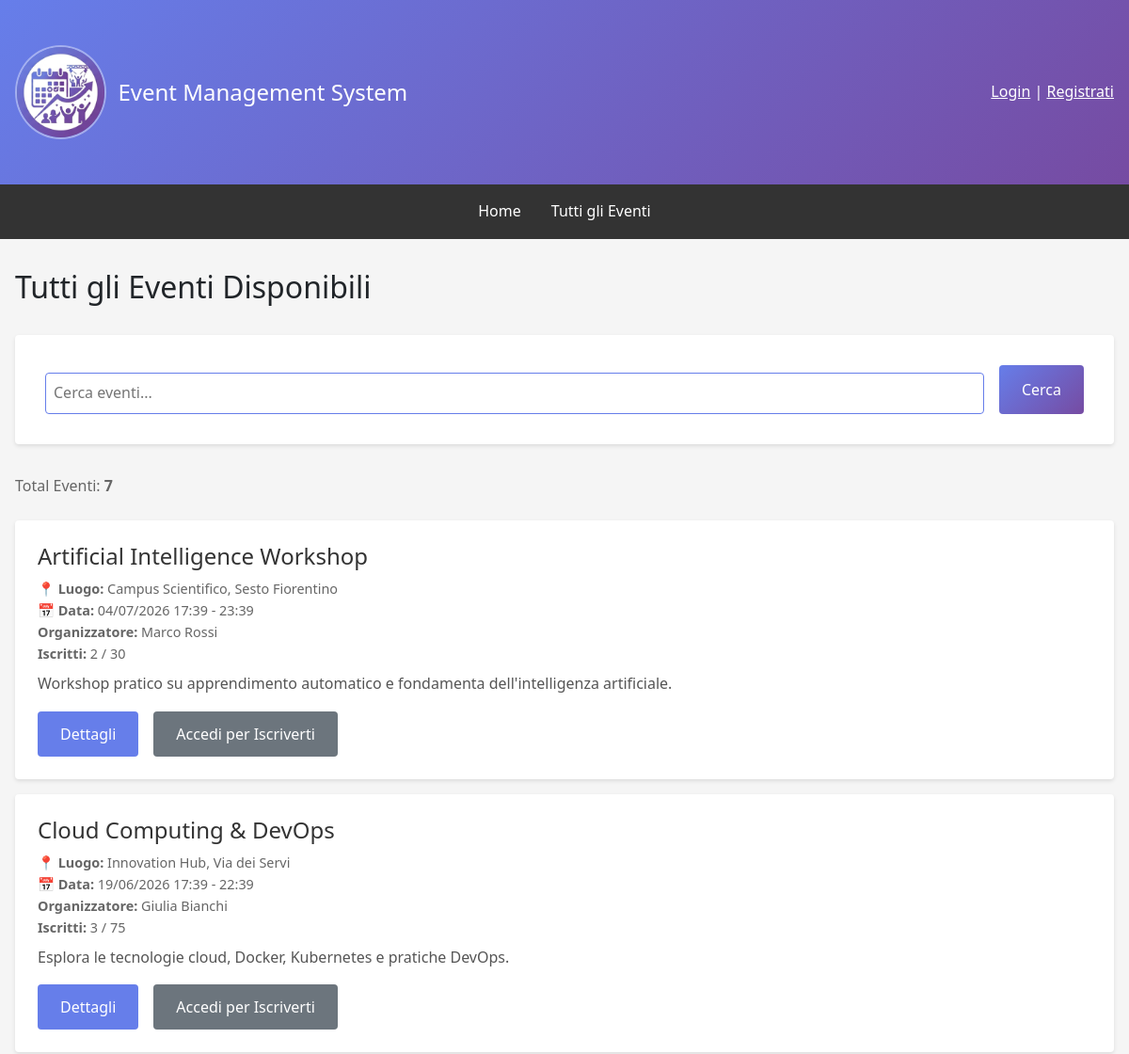
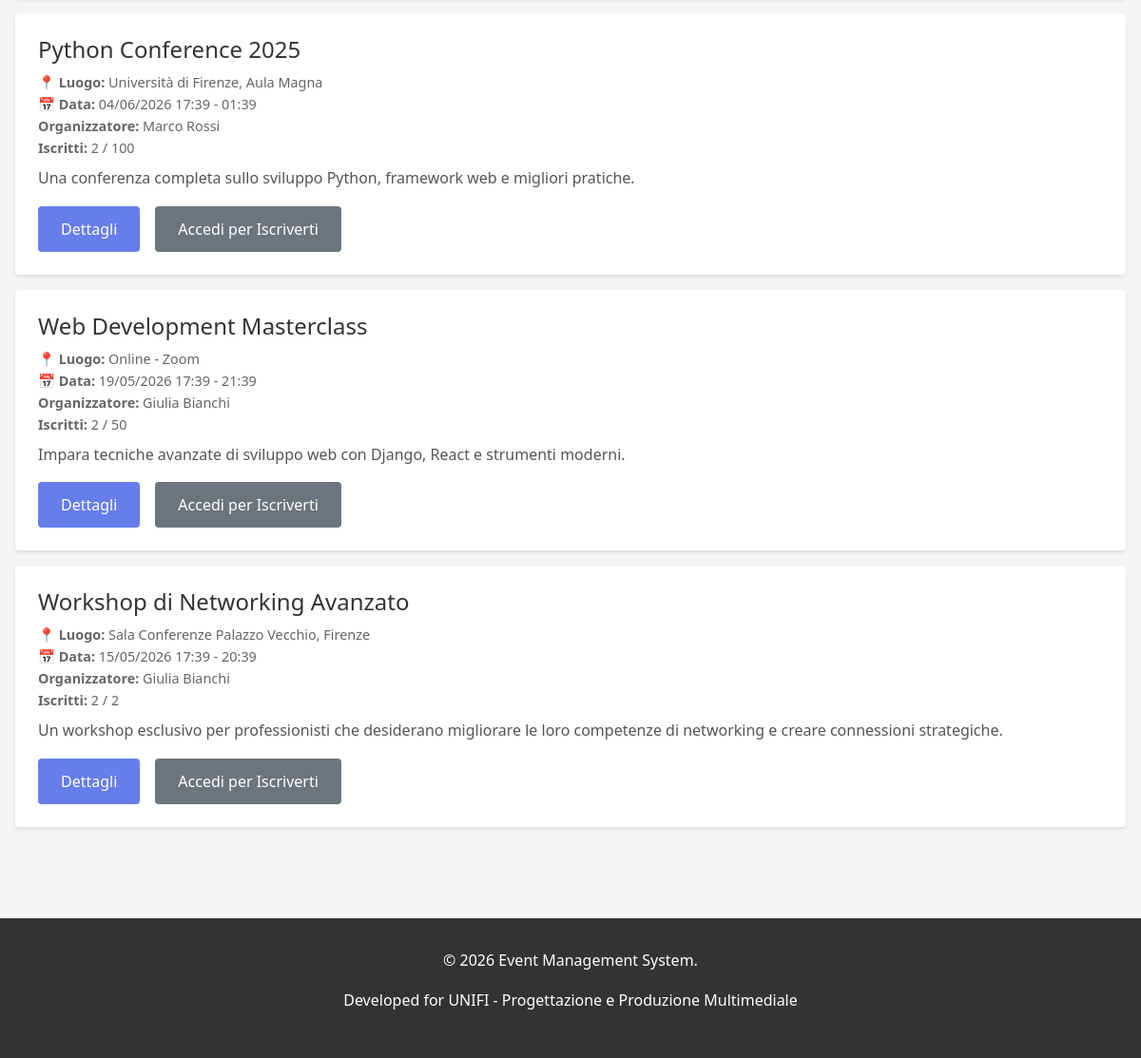
Screenshot of /events/ with the database file from the repository (2 pictures, top to bottom).
### events/models.py (models this page shows, shortened)
class Event(models.Model):
    STATUS_CHOICES = [('draft', 'Bozza'), ('published', 'Pubblicato'), ('ongoing', 'In Corso'), ('completed', 'Completato'), ('cancelled', 'Annullato')]
    title = models.CharField(max_length=200, verbose_name='Titolo')
    description = models.TextField(verbose_name='Descrizione')
    organizer = models.ForeignKey(User, on_delete=models.CASCADE, related_name='organized_events', verbose_name='Organizzatore')
    location = models.CharField(max_length=255, verbose_name='Luogo')
    start_date = models.DateTimeField(verbose_name='Data e Ora Inizio')
    end_date = models.DateTimeField(verbose_name='Data e Ora Fine')
    max_attendees = models.IntegerField(null=True, blank=True, verbose_name='Numero Massimo Partecipanti')
    image = models.ImageField(upload_to='event_images/', blank=True, null=True, verbose_name='Immagine')
    status = models.CharField(max_length=15, choices=STATUS_CHOICES, default='draft', verbose_name='Stato')
    created_at = models.DateTimeField(auto_now_add=True)
    updated_at = models.DateTimeField(auto_now=True)
    deleted_at = models.DateTimeField(null=True, blank=True, verbose_name='Eliminato il')
    class Meta:
        ordering = ['-start_date']
        permissions = [('can_create_event', 'Può creare eventi'), ('can_edit_own_events', 'Può modificare i propri eventi'), ('can_delete_own_events', 'Può eliminare i propri eventi'), ('can_view_attendees', 'Può visualizzare la lista dei partecipanti')]
    @property
    def get_confirmed_attendees_count(self):
        return self.eventregistration_set.filter(status='confirmed').count()

### events/views.py (the view)
# urls.py: path('', views.EventListView.as_view(), name='event_list'),
class EventListView(ListView):
    model = Event
    template_name = 'events/event_list.html'
    context_object_name = 'events'
    paginate_by = 10
    def get_queryset(self):
        queryset = Event.objects.filter(status='published', deleted_at__isnull=True).order_by('-start_date')
        query = self.request.GET.get('q')
        if query:
            queryset = queryset.filter(Q(title__icontains=query) | Q(description__icontains=query) | Q(location__icontains=query))
        return queryset
    def get_context_data(self, **kwargs):
        context = super().get_context_data(**kwargs)
        context['total_events'] = Event.objects.filter(status='published').count()
        if self.request.user.is_authenticated:
            user_registrations = EventRegistration.objects.filter(user=self.request.user).values_list('event_id', flat=True)
            context['registered_events'] = user_registrations
        return context

### templates/events/event_list.html (shortened to what this page needs)
{% extends 'base.html' %}
{% block content %}
<h2>Tutti gli Eventi Disponibili</h2>
<form method="get" class="search-form">
    <input type="text" name="q" placeholder="Cerca eventi..." value="{{ request.GET.q }}" aria-label="Cerca eventi">
    <button type="submit" class="btn" style="background: linear-gradient(135deg, #667eea 0%, #764ba2 100%);">Cerca</button>
</form>
<p style="color: #666; margin-bottom: 1.5rem;">
    Total Eventi: <strong>{{ total_events }}</strong>
</p>
{% if events %}
    {% for event in events %}
        <div class="event-card">
            <h3 class="event-title">{{ event.title }}</h3>
            <div class="event-meta">
                <strong>📍 Luogo:</strong> {{ event.location }}<br>
                <strong>📅 Data:</strong> {{ event.start_date|date:"d/m/Y H:i" }} - {{ event.end_date|date:"H:i" }}<br>
                <strong>Organizzatore:</strong> {{ event.organizer.get_full_name|default:event.organizer.username }}<br>
                <strong>Iscritti:</strong> {{ event.get_confirmed_attendees_count }}{% if event.max_attendees %} / {{ event.max_attendees }}{% endif %}
            </div>
            <p class="event-description">{{ event.description|truncatewords:30 }}</p>
            <div style="display: flex; gap: 1rem; flex-wrap: wrap;" class="event-card-buttons">
                <a href="{% url 'events:event_detail' event.pk %}" class="btn">Dettagli</a>
                {% if request.user.is_authenticated %}
                    {% if event.pk in registered_events %}
                        <span style="padding: 0.75rem; background-color: #28a745; color: white; border-radius: 4px;">✓ Iscritto</span>
                    {% else %}
                        <a href="{% url 'events:event_register' event.pk %}" class="btn btn-secondary">Iscriviti</a>
                    {% endif %}
                {% else %}
                    <a href="{% url 'users:login' %}" class="btn btn-secondary">Accedi per Iscriverti</a>
                {% endif %}
            </div>
        </div>
    {% endfor %}
{% else %}
    <p style="text-align: center; padding: 2rem; color: #666;">Nessun evento disponibile in questo momento.</p>
{% endif %}
{% endblock %}

### templates/base.html (style rules this page uses)
* { margin: 0; padding: 0; box-sizing: border-box; }
body { font-family: 'Segoe UI', Tahoma, Geneva, Verdana, sans-serif; background-color: #f5f5f5; line-height: 1.6; }
.btn { display: inline-block; padding: 0.75rem 1.5rem; background-color: #667eea; color: white; text-decoration: none; border-radius: 4px; border: none; cursor: pointer; font-size: 1rem; }
.btn-secondary { background-color: #6c757d; }
.event-card { background: white; padding: 1.5rem; margin-bottom: 1rem; border-radius: 4px; box-shadow: 0 2px 4px rgba(0,0,0,0.1); }
.event-title { font-size: 1.5rem; margin-bottom: 0.5rem; color: #333; }
.event-meta { color: #666; font-size: 0.9rem; margin-bottom: 0.5rem; }
.event-description { color: #555; margin-bottom: 1rem; }
form { background: white; padding: 2rem; border-radius: 4px; box-shadow: 0 2px 4px rgba(0,0,0,0.1); }
input, textarea, select { width: 100%; padding: 0.5rem; margin-top: 0.5rem; border: 1px solid #ddd; border-radius: 4px; font-family: inherit; font-size: 1rem; }

### templates/events/event_list.html (style rules this page uses)
.search-form { display: flex; gap: 1rem; margin: 2rem 0; flex-wrap: wrap; }
.search-form input { flex: 1; min-width: 200px; border: 1px solid #667eea; }
.search-form button { white-space: nowrap; }

### rows the page displays
Event: title "Artificial Intelligence Workshop", location "Campus Scientifico, Sesto Fiorentino", start_date "04/07/2026 17:39", end_date "23:39", organizer.get_full_name "Marco Rossi", get_confirmed_attendees_count "2", max_attendees "30", description "Workshop pratico su apprendimento automatico e fondamenta dell'intelligenza artificiale."
Event: title "Cloud Computing & DevOps", location "Innovation Hub, Via dei Servi", start_date "19/06/2026 17:39", end_date "22:39", organizer.get_full_name "Giulia Bianchi", get_confirmed_attendees_count "3", max_attendees "75", description "Esplora le tecnologie cloud, Docker, Kubernetes e pratiche DevOps."
Event: title "Python Conference 2025", location "Università di Firenze, Aula Magna", start_date "04/06/2026 17:39", end_date "01:39", organizer.get_full_name "Marco Rossi", get_confirmed_attendees_count "2", max_attendees "100", description "Una conferenza completa sullo sviluppo Python, framework web e migliori pratiche."
Event: title "Web Development Masterclass", location "Online - Zoom", start_date "19/05/2026 17:39", end_date "21:39", organizer.get_full_name "Giulia Bianchi", get_confirmed_attendees_count "2", max_attendees "50", description "Impara tecniche avanzate di sviluppo web con Django, React e strumenti moderni."
Event: title "Workshop di Networking Avanzato", location "Sala Conferenze Palazzo Vecchio, Firenze", start_date "15/05/2026 17:39", end_date "20:39", organizer.get_full_name "Giulia Bianchi", get_confirmed_attendees_count "2", max_attendees "2", description "Un workshop esclusivo per professionisti che desiderano migliorare le loro competenze di networking e creare connessioni strategiche."

### other values shown
{{ total_events }} "7"
